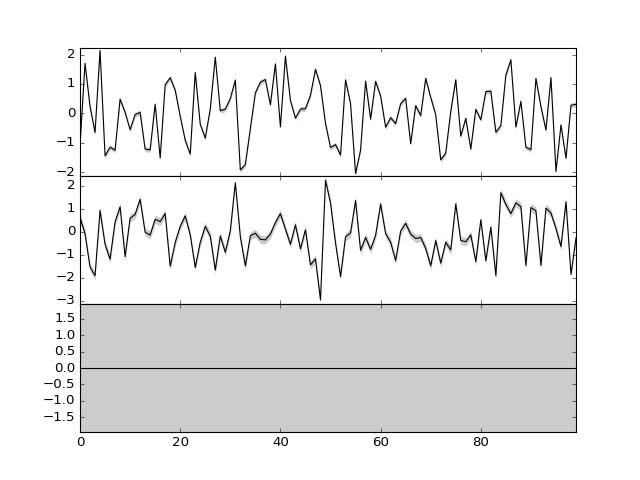

Python code for this plot:
# This is the PCA model from the previous sections
import numpy as np
np.random.seed(1)
from bayespy.nodes import GaussianARD, Gamma, Dot
D = 3
X = GaussianARD(0, 1,
                shape=(D,),
                plates=(1,100),
                name='X')
alpha = Gamma(1e-3, 1e-3,
              plates=(D,),
              name='alpha')
C = GaussianARD(0, alpha,
                shape=(D,),
                plates=(10,1),
                name='C')
F = Dot(C, X)
tau = Gamma(1e-3, 1e-3, name='tau')
Y = GaussianARD(F, tau)
c = np.random.randn(10, 2)
x = np.random.randn(2, 100)
data = np.dot(c, x) + 0.1*np.random.randn(10, 100)
Y.observe(data)
Y.observe(data, mask=[[True], [False], [False], [True], [True],
                      [False], [True], [True], [True], [False]])
from bayespy.inference import VB
Q = VB(Y, C, X, alpha, tau)
X.initialize_from_parameters(np.random.randn(1, 100, D), 10)
from bayespy.inference.vmp import transformations
rotX = transformations.RotateGaussianARD(X)
rotC = transformations.RotateGaussianARD(C, alpha)
R = transformations.RotationOptimizer(rotC, rotX, D)
Q = VB(Y, C, X, alpha, tau)
Q.callback = R.rotate
Q.update(repeat=1000, tol=1e-6)
Q.update(repeat=50, tol=np.nan)

import bayespy.plot as bpplt
from bayespy.nodes import Gaussian
bpplt.plot(X, axis=-2)
